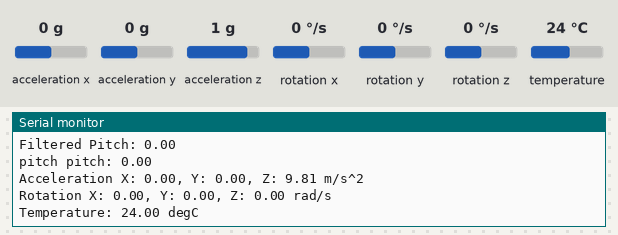
Simulated run of this sketch. Board: ESP32. Shown: the last lines printed to the serial monitor. The test bench sets the inputs (shaded band); at power-on: acceleration x 0 g, acceleration y 0 g, acceleration z 1 g, rotation x 0 °/s, rotation y 0 °/s, rotation z 0 °/s, temperature 24 °C.

Above: at 1.3 s.
1.4 s: acceleration x set to -1.4 g
At 2.1 s:
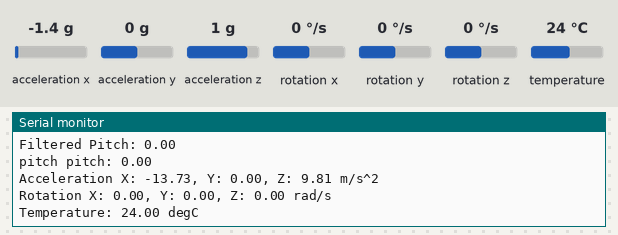
2.9 s: acceleration y set to -1.4 g
At 3.6 s:
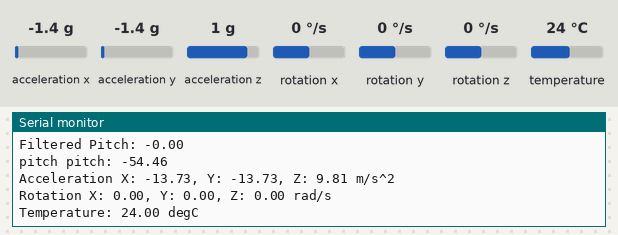
4.4 s: acceleration z set to -1.4 g
At 5.1 s:
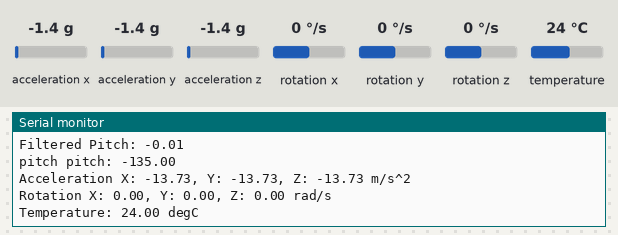
5.9 s: rotation x set to -192 °/s
At 6.7 s:
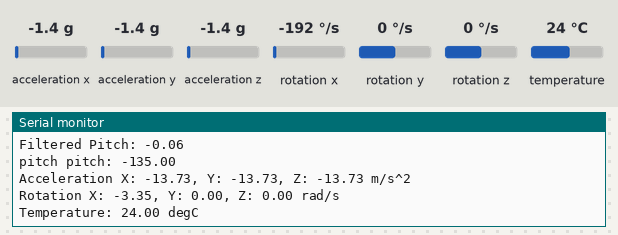
7.4 s: rotation y set to -192 °/s
At 8.2 s:
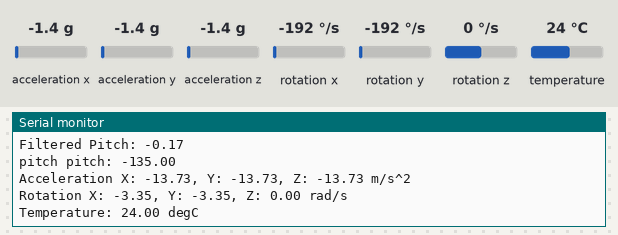
Timing chart, 0 to 9.9 s (numbered marks = the images above; inputs shaded):
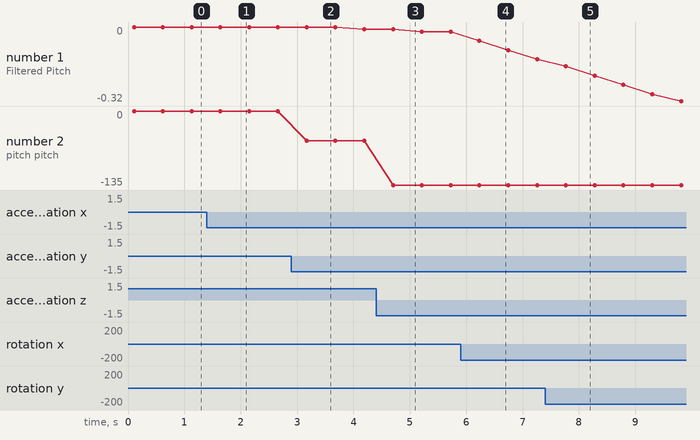

Measured:
- after the input at 1.4 s, the serial monitor: prints a new line after 0.24 s (image 1)
- after the input at 2.9 s, the serial monitor: prints a new line after 0.27 s (image 2)
- after the input at 4.4 s, the serial monitor: prints a new line after 0.30 s (image 3)
- after the input at 5.9 s, the serial monitor: prints a new line after 0.34 s (image 4)
- after the input at 7.4 s, the serial monitor: prints a new line after 0.37 s (image 5)
- plotted number 1: 0 → -0.01 after the input at 2.9 s, -0.01 → -0.02 after the input at 4.4 s, -0.02 → -0.14 after the input at 5.9 s
- plotted number 2: 0 → -54.46 after the input at 2.9 s, -54.46 → -135 after the input at 4.4 s

The sketch:

6050.ino
```cpp
// Basic demo for accelerometer readings from Adafruit MPU6050

#include <Adafruit_MPU6050.h>
#include <Adafruit_Sensor.h>
#include <Wire.h>

Adafruit_MPU6050 mpu;

// 卡尔曼滤波相关参数
float Q_angle = 0.001;  // 过程噪声协方差
float Q_gyro = 0.003;   // 测量噪声协方差
float R_angle = 0.03;   // 测量噪声协方差

float angle = 0;  //   估计的角度
float bias = 0;   // 陀螺仪的偏差

float pitch, roll;


void setup(void) {
  Serial.begin(115200);
  Wire.begin(21, 5);
  while (!Serial)
    delay(10); // will pause Zero, Leonardo, etc until serial console opens

  Serial.println("Adafruit MPU6050 test!");

  // Try to initialize!
  if (!mpu.begin()) {
    Serial.println("Failed to find MPU6050 chip");
    while (1) {
      delay(10);
    }
  }
  Serial.println("MPU6050 Found!");

  mpu.setAccelerometerRange(MPU6050_RANGE_8_G);
  Serial.print("Accelerometer range set to: ");
  switch (mpu.getAccelerometerRange()) {
  case MPU6050_RANGE_2_G:
    Serial.println("+-2G");
    break;
  case MPU6050_RANGE_4_G:
    Serial.println("+-4G");
    break;
  case MPU6050_RANGE_8_G:
    Serial.println("+-8G");
    break;
  case MPU6050_RANGE_16_G:
    Serial.println("+-16G");
    break;
  }
  mpu.setGyroRange(MPU6050_RANGE_500_DEG);
  Serial.print("Gyro range set to: ");
  switch (mpu.getGyroRange()) {
  case MPU6050_RANGE_250_DEG:
    Serial.println("+- 250 deg/s");
    break;
  case MPU6050_RANGE_500_DEG:
    Serial.println("+- 500 deg/s");
    break;
  case MPU6050_RANGE_1000_DEG:
    Serial.println("+- 1000 deg/s");
    break;
  case MPU6050_RANGE_2000_DEG:
    Serial.println("+- 2000 deg/s");
    break;
  }

  mpu.setFilterBandwidth(MPU6050_BAND_21_HZ);
  Serial.print("Filter bandwidth set to: ");
  switch (mpu.getFilterBandwidth()) {
  case MPU6050_BAND_260_HZ:
    Serial.println("260 Hz");
    break;
  case MPU6050_BAND_184_HZ:
    Serial.println("184 Hz");
    break;
  case MPU6050_BAND_94_HZ:
    Serial.println("94 Hz");
    break;
  case MPU6050_BAND_44_HZ:
    Serial.println("44 Hz");
    break;
  case MPU6050_BAND_21_HZ:
    Serial.println("21 Hz");
    break;
  case MPU6050_BAND_10_HZ:
    Serial.println("10 Hz");
    break;
  case MPU6050_BAND_5_HZ:
    Serial.println("5 Hz");
    break;
  }

  Serial.println("");
  delay(100);
}

// 卡尔曼滤波函数
void kalmanFilter(float newAngle, float newRate, float dt) {
    // 预测步骤
    angle += dt * (newRate - bias);

    // 更新步骤
    float P = pow(Q_angle, 2) + pow(Q_gyro, 2) * dt;
    float K = P / (P + R_angle);
    angle += K * (newAngle - angle);
    bias += K * (newRate - angle) / dt;
}

void loop() {

  /* Get new sensor events with the readings */
  sensors_event_t a, g, temp;
  mpu.getEvent(&a, &g, &temp);

  float gyroX = g.gyro.x;
  float accX = a.acceleration.x;
  float accY = a.acceleration.y;
  float accZ = a.acceleration.z;

  // 通过加速度计计算角度
  pitch = atan2(accY, accZ) * 180.0 / PI;

  // 进行卡尔曼滤波
  kalmanFilter(pitch, gyroX, 0.01);  // 假设采样时间为 0.01 秒


  Serial.print("Filtered Pitch: ");
  Serial.println(angle);

  Serial.print("pitch pitch: ");
  Serial.println(pitch);

  /* Print out the values */
  Serial.print("Acceleration X: ");
  Serial.print(a.acceleration.x);
  Serial.print(", Y: ");
  Serial.print(a.acceleration.y);
  Serial.print(", Z: ");
  Serial.print(a.acceleration.z);
  Serial.println(" m/s^2");

  Serial.print("Rotation X: ");
  Serial.print(g.gyro.x);
  Serial.print(", Y: ");
  Serial.print(g.gyro.y);
  Serial.print(", Z: ");
  Serial.print(g.gyro.z);
  Serial.println(" rad/s");

  Serial.print("Temperature: ");
  Serial.print(temp.temperature);
  Serial.println(" degC");

  Serial.println("");
  delay(500);
}
```
